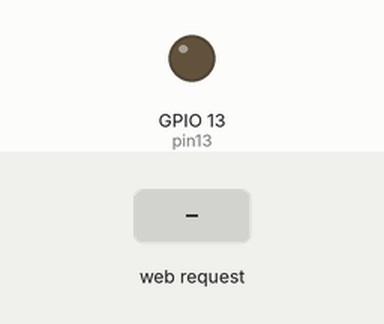
A sketch run on a simulated ESP32. Parts: output pins drawn as LEDs (lit = HIGH). The test bench sets the inputs (shaded band). WiFi joins after 1.5 s; servers stay silent unless stated; what the sketch prints to the serial monitor is not drawn.

Above: at 3.2 s.
3.3 s: HTTP request GET /toggle received
At 3.7 s:
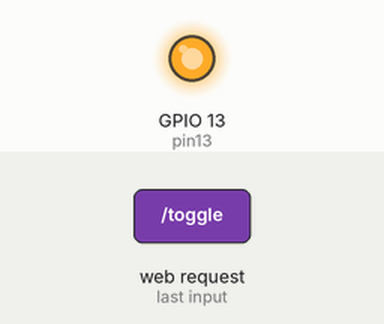
Timing chart, 0 to 6.3 s (numbered marks = the images above; inputs shaded):
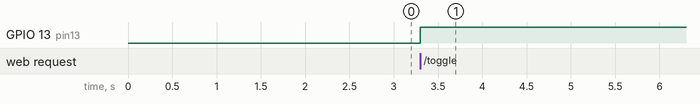

The sketch:

ReleConBTNweb.ino
```cpp
#include <WiFi.h>
#include <WebServer.h>

const char* ssid = "IoTB";
const char* password = "inventaronelVAR";

WebServer server(80);
const int pin13 = 13;

String htmlPage = R"rawliteral(
<!DOCTYPE HTML>
<html>
<head>
  <title>Control del Pin 13</title>
</head>
<body>
  <h1>Control del Pin 13</h1>
  <button onclick="togglePin()">Alternar Pin 13</button>
  <script>
    function togglePin() {
      fetch('/toggle').then(response => response.text()).then(status => {
        console.log(status);
      });
    }
  </script>
</body>
</html>
)rawliteral";

void handleRoot() {
  server.send(200, "text/html", htmlPage);
}

void handleToggle() {
  digitalWrite(pin13, !digitalRead(pin13));
  server.send(200, "text/plain", digitalRead(pin13) ? "ENCENDIDO" : "APAGADO");
}

void setup() {
  Serial.begin(115200);
  pinMode(pin13, OUTPUT);
  digitalWrite(pin13, LOW);

  WiFi.begin(ssid, password);
  Serial.println("Conectando al Wi-Fi...");

  while (WiFi.status() != WL_CONNECTED) {
    delay(1000);
    Serial.print(".");
  }

  Serial.println("\nConectado al Wi-Fi");
  Serial.print("Dirección IP: ");
  Serial.println(WiFi.localIP());

  server.on("/", handleRoot);
  server.on("/toggle", handleToggle);
  server.begin();
}

void loop() {
  server.handleClient();
}
```

Measured:
- after the input at 3.3 s, GPIO 13 (pin13): LOW → HIGH at once
